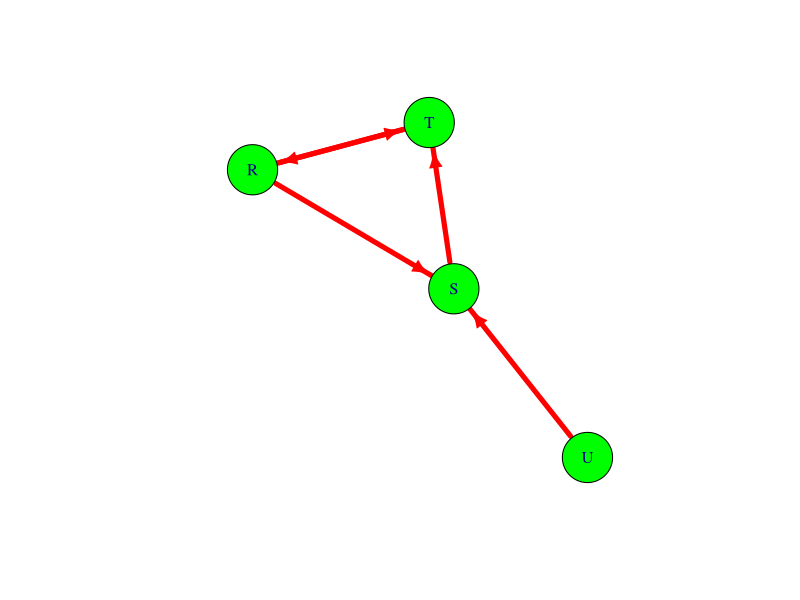

The R source for this figure:
## ---- chunk 1
library(igraph)
## ---- chunk 2
g1 <- graph(c("R", "S", "S", "T", "T", "R", "R", "T", "U", "S"))
g1
## ---- chunk 3
plot(g1, vertex.color = "green", vertex.size = 30, edge.color = "red", edge.width = 5)
## ---- chunk 4
cat("In-degree:\n")
print(degree(g1, mode = "in"))
cat("\nOut-degree:\n")
print(degree(g1, mode = "out"))
cat("\nTotal degree:\n")
print(degree(g1, mode = "total"))
## ---- chunk 5
closeness(g1, mode = "out")
